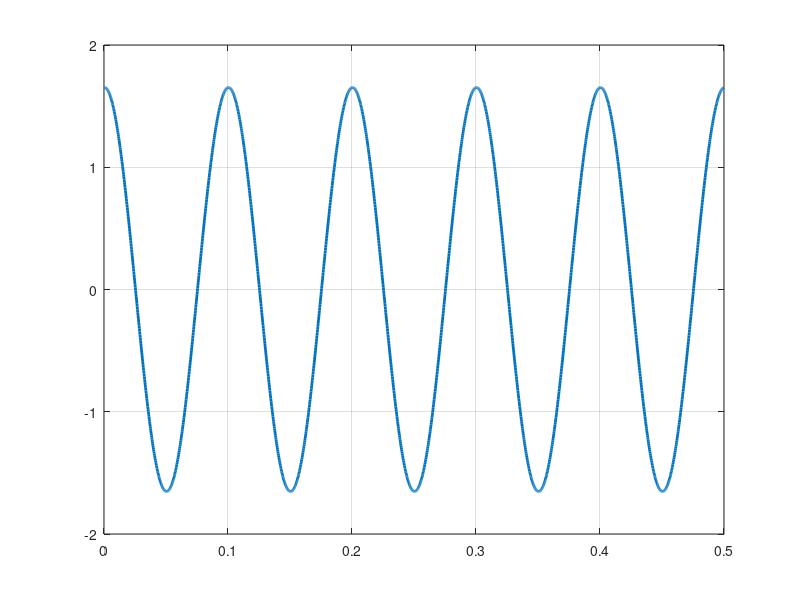
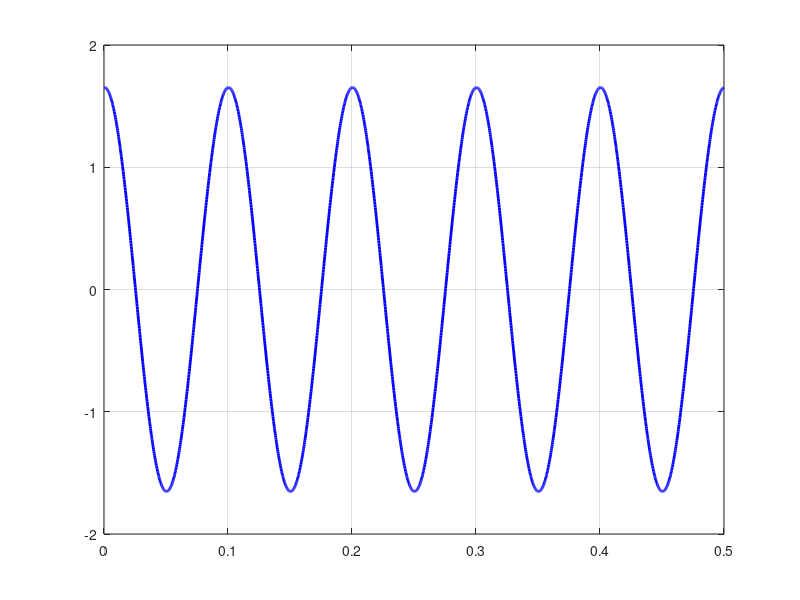
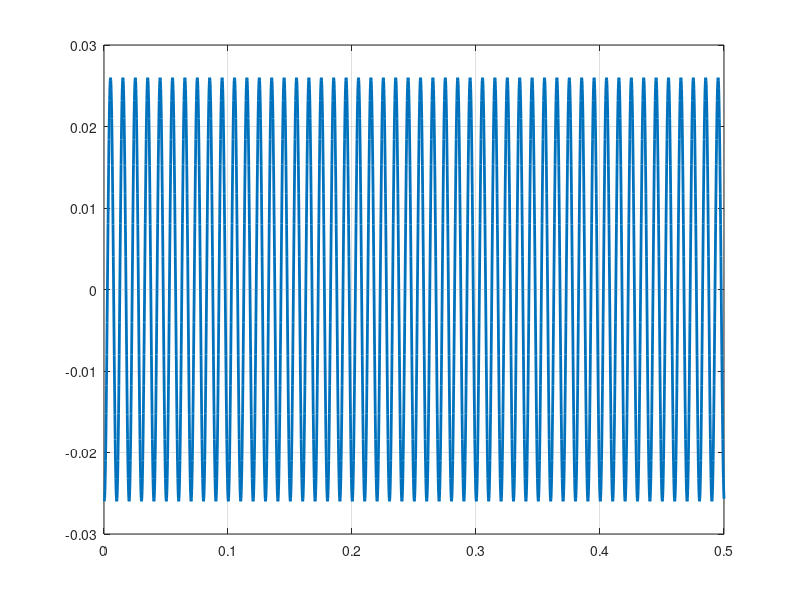
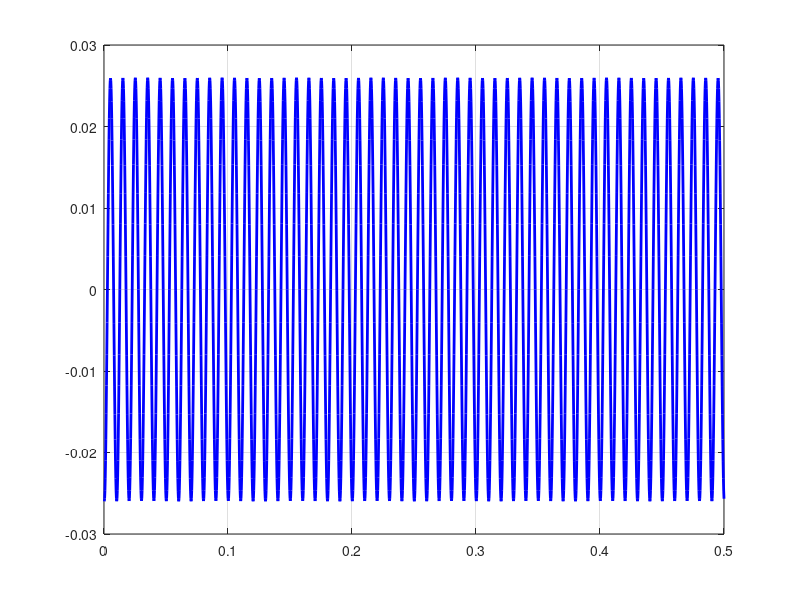

Here is the MATLAB script that generated these plots, in order:
function PT
global a m k0 k eta dt Vt
m=0.1;
k0=1.e3;
k=k0/3.;
V_=1.; % ------- amplitude

k_=k*k0/(k+k0); % for the case of eta=0
om_=sqrt(k_/m); 
nu_=om_/2./pi % ------- resonant friquency in Hz
T_=1./nu_

n=2;
om=zeros(n,1);
del=zeros(n,1);
om0=2*pi*10;
om1=2.*pi*100.;
dom=(om1-om0)/(n-1);
for j=0:n-1
   om(j+1)=om0+dom*j;
end

eta=1.e3; % ------- !!!!!!!
T=.5;
nT=2000; % steps
dt=T/nT;
t=(1:nT)*dt;
a=4.*m/dt/dt/k0+(k+k0)/eta/k0*2.*m/dt;

amplituda_ = zeros(n,1);
amplituda = zeros(n,1);
    
z=zeros(nT,1);
v=zeros(nT,1);
F=zeros(nT,1);

zt=zeros(nT,1);
vt=zeros(nT,1);
Ft=zeros(nT,1);

for jj=1:n
   [z_ v_ F_]=sol(om(jj),V_);
   z(1)=z_;
   v(1)=v_;
   F(1)=F_;
   
   zt(1)=z_;
   vt(1)=v_;
   real(v_)
   Ft(1)=F_;
   for j=1:nT-1
       Vt=V_*exp(i*om(jj)*(t(j)-dt/2.));
       [z(j+1) v(j+1) F(j+1)]=step(z(j),v(j),F(j));
       % ------- precise solution      
       zt(j+1)=z_*exp(i*om(jj)*t(j)); 
       vt(j+1)=v_*exp(i*om(jj)*t(j));
       Ft(j+1)=F_*exp(i*om(jj)*t(j));
   end
 
   
   
   
figure % ------- test
[po]=plot(t,real(vt));
set(po,'linewidth',2);
colormap hsv;                
grid on;
hold on;

 figure
 [pf]=plot(t,real(v),'b-');
 set(pf,'linewidth',2);
 colormap hsv;
 grid on;
 hold on;

 %  del(jj)=norm(z(j)-zt(j),v(j)-vt(j),F(j)-Ft(j)); % ????????
   d1=norm(zt(j),v(j),F(j));
   del(jj)=del(jj)/d1;
   
   rz = zeros(nT, 1);
   for j=1, nT
        rz(j)=real(z_(j));
   end

   amplituda_(jj) = abs(max(rz) - min(rz)) ;
   amplituda(jj) = abs(max(zt) - min(zt)) ;
   
end

% figure
% [pom_]=plot(om,amplituda_);
% set(pom_,'linewidth',2);
% colormap hsv;
%                  
% grid on;
% hold on;
% 
% figure
% [pom]=plot(om,amplituda);
% set(pom,'linewidth',2);
% colormap hsv;
%                  
% grid on;
% hold on;


% figure
% [pf]=plot(t,real(z),'b-');
% set(pf,'linewidth',2);
% colormap hsv;
%                    
% grid on;
% hold on;

function [z_ v_ F_]=step(z,v,F);
global a m k0 k eta dt Vt
z_=z*((1.+a)/dt-k/2./eta)+a*(v-Vt)-2.*F/dt/k0;
z_=z_/((1.+a)/dt+k/2./eta);
v_=2.*(z_-z)/dt-v+2*Vt;
F_=2.*m*(v-v_)/dt-F;

%-----------------------------
function [u v]=dudt(dt,k2,u0,v0,f)
v=(1.-k2*dt*dt/4.)*v0-k2*dt*u0+dt*f;
v=v/(1.+k2*dt*dt/4.);
u=u0+dt*(v+v0)/2.;
%------------------
function [z_ v_ F_]=sol(om,V_);
global a m k0 k eta dt Vt
a11=om*om*m;
a12=-1;
b1=V_*i*om*m;
a22=(k+k0)/k0+i*om*eta/k0;
a21=-k-i*om*eta;
b2=0;
d=a11*a22-a12*a21;
z_=(b1*a22-b2*a12)/d;
F_=(-b1*a21+b2*a11)/d;
v_=-F_/(i*om*m);
% a11*z_+a12*F_-b1
% a21*z_+a22*F_-b2
%------------------
function d=norm(z,v,F);
global a m k0 k eta dt Vt
d=m*v*v+F*F/k0+k*(z-F/k0)*(z-F/k0);
d=sqrt(d/2.);